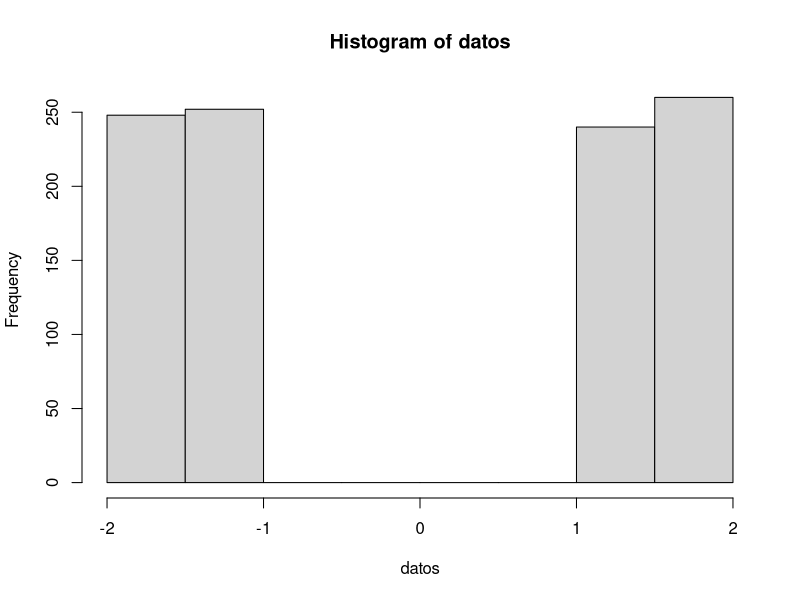
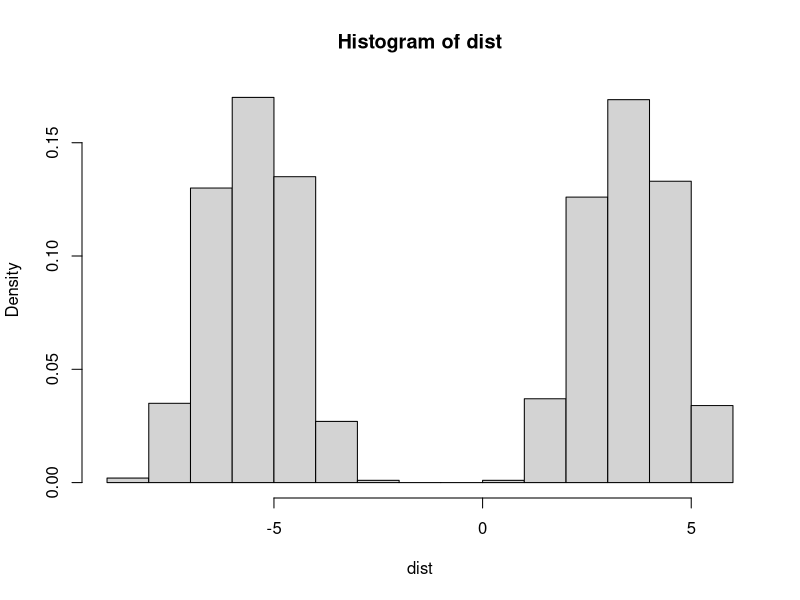

These figures' R source, in order: (Note: this script raises an error after producing the figures.)
# Ejercicio 3
## Parte a
datos <- runif(1000, c(-2,1), c(-1,2))
hist(datos)

## Parte b
dist <- rnorm(1000,3*datos-1, .5)

## Parte c
hist(dist, freq=FALSE)
LcKS(dist, "pnorm")

## Parte d
modelo_lineal <- summary(lm(datos~dist))
plot(datos, dist)
abline(lm(datos~dist))

## Parte e Test de normalidad
hist(modelo_lineal$residuals)
residuos <- modelo_lineal$residuals
LcKS(residuos, "pnorm")
b <- dist[which(dist<0)]

